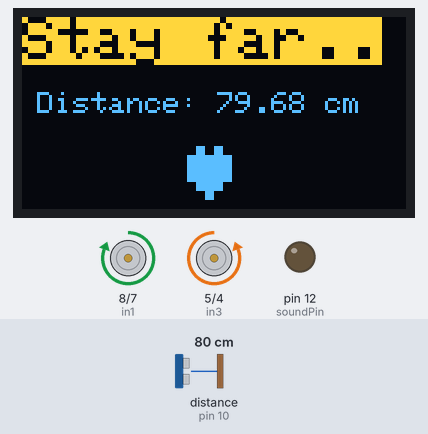
Bench run of a sketch on a simulated Arduino Uno, built with avr-gcc and run on an emulated ATmega328P. Parts: 128×64 one-colour display, motor-driver pin pairs drawn as motors (green arrow = first pin HIGH = forward, orange = second pin HIGH = backward, longer = more drive, scaled by the enable pin), output pins drawn as LEDs (lit = HIGH). Wiring (inferred from the names in the program): ultrasonic range finder: trigger pin 11; echo pin 10. The test bench sets the inputs (shaded band); at power-on: distance to the obstacle (sensor on pin 10) 80 cm. The echo pulse lasts 58.3 µs per cm; the OLED is the two-colour kind (top 16 rows yellow); pins used as bus, display or sensor lines are not drawn.

Above: at 1.2 s.
1.3 s: distance to the obstacle (sensor on pin 10) set to 22 cm
At 2.2 s:
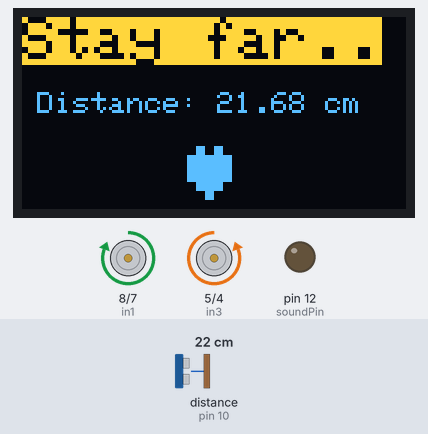
2.9 s: distance to the obstacle (sensor on pin 10) set to 19 cm
At 3.4 s:
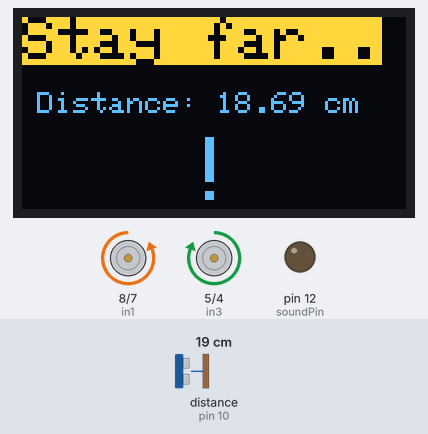
5.9 s: distance to the obstacle (sensor on pin 10) set to 35 cm
At 6.6 s:
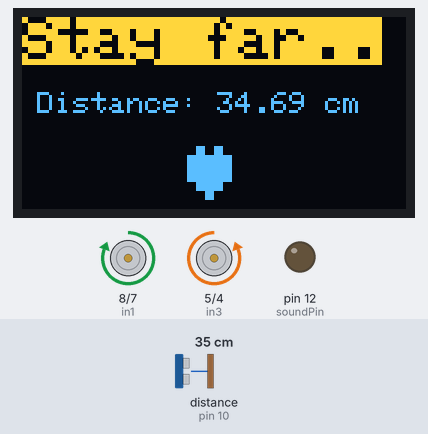
7.5 s: distance to the obstacle (sensor on pin 10) set to 2 cm
At 9.6 s:
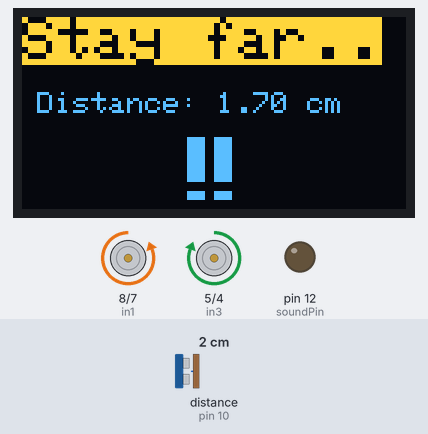
10.5 s: distance to the obstacle (sensor on pin 10) set to 13 cm
At 11.4 s:
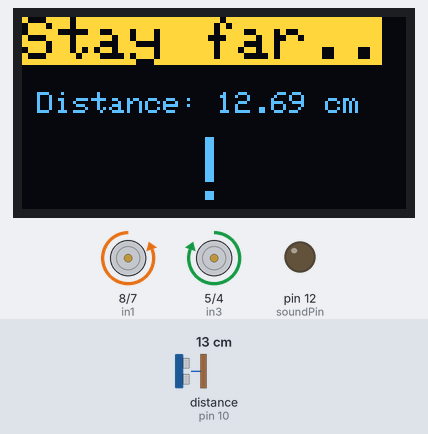
13.5 s: distance to the obstacle (sensor on pin 10) set to 18 cm
At 14.2 s:
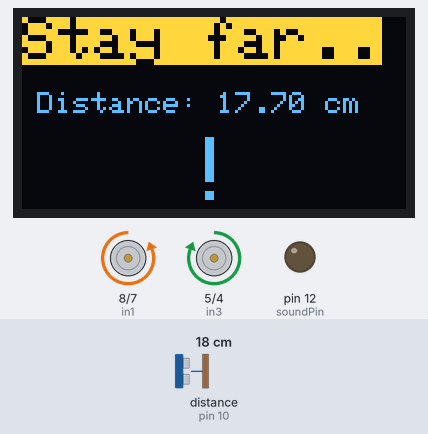
Timing chart, 0 to 17.5 s (numbered marks = the images above; inputs shaded):
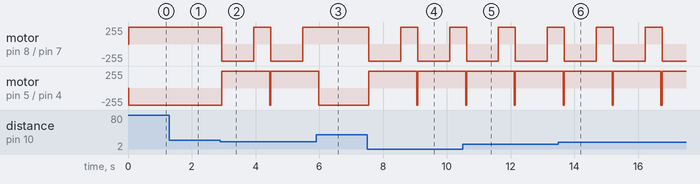

Measured:
- the behaviour switches between 21 and 20 cm on distance to the obstacle (sensor on pin 10) (found by bisection; images 1 and 2)
- the behaviour switches between 15 and 16 cm on distance to the obstacle (sensor on pin 10) (found by bisection; images 5 and 6)
- after the input at 1.3 s, the display: first differs from a run without the input after 0.07 s (image 1)
- after the input at 2.9 s, motor on pin 8 (in1) / pin 7 (in2): alternates forward 255/255 for 0.53 s and backward 255/255 for 1.0 s, starting at once; motor on pin 5 (in3) / pin 4 (in4): backward 255/255 → forward 255/255 at once; the display: first differs from a run without the input at once (image 2)
- after the input at 5.9 s, motor on pin 8 (in1) / pin 7 (in2): stays forward 255/255 (without the input it goes to backward 255/255 after 0.11 s); motor on pin 5 (in3) / pin 4 (in4): goes on until 6.0 s, then stays backward 255/255; the display: first changes after 0.11 s (image 3 shows a later state)
- after the input at 7.5 s, motor on pin 8 (in1) / pin 7 (in2): alternates forward 255/255 for 0.53 s and backward 255/255 for 1.0 s, starting after 0.05 s; motor on pin 5 (in3) / pin 4 (in4): backward 255/255 → forward 255/255 after 0.05 s; the display: first differs from a run without the input after 0.05 s (image 4 shows a later state)
- after the input at 10.5 s, the display: changes after 0.12 s (image 5)
- after the input at 13.5 s, the display: changes after 0.18 s (image 6)

The sketch:

robot_sonar.ino
```cpp
/*
Arduino script for a robot moving forward and avoiding collisions at 20cm range. Sound alert and distance/warings OLED display
*/

//OLED Config
#include <SPI.h>
#include <Wire.h>
#include <Adafruit_GFX.h>
#include <Adafruit_SSD1306.h>

#define SCREEN_WIDTH 128
#define SCREEN_HEIGHT 64
#define OLED_RESET     4

Adafruit_SSD1306 display(SCREEN_WIDTH, SCREEN_HEIGHT, &Wire, OLED_RESET);

//Motor A
int enA = 9;
int in1 = 8;
int in2 = 7;

//Motor B
int enB = 6;
int in3 = 5;
int in4 = 4;

//Sonar
int soundPin = 12;
int trigPin = 11;
int echoPin = 10;
float duration, distance;

void setup() {
  //Set all the motor control pins to outputs
  pinMode(enA, OUTPUT);
  pinMode(enB, OUTPUT);
  pinMode(in1, OUTPUT);
  pinMode(in2, OUTPUT);
  pinMode(in3, OUTPUT);
  pinMode(in4, OUTPUT);
  pinMode(trigPin, OUTPUT);
  pinMode(echoPin, INPUT);
  pinMode(soundPin, OUTPUT);
  Serial.begin(9600);
  if(!display.begin(SSD1306_SWITCHCAPVCC, 0x3C)) {
    Serial.println(F("SSD1306 allocation failed"));
    for(;;);
  }
}

void avoidObstacle(){
  analogWrite(enA, 255);
  analogWrite(enB, 255);

  //Go backwards 1 sec
  digitalWrite(in1, LOW);
  digitalWrite(in2, HIGH);
  digitalWrite(in3, HIGH);
  digitalWrite(in4, LOW);
  delay(1000);
  //Go left 0.5 sec
  digitalWrite(in1, HIGH);
  digitalWrite(in2, LOW);
  digitalWrite(in3, HIGH);
  digitalWrite(in4, LOW);
  delay(500);

  loop();
}

void alertSound(){
  digitalWrite(soundPin, HIGH);
  delayMicroseconds(100);
  digitalWrite(soundPin, LOW);
}

void distanceOLED(void) {
  display.clearDisplay();

  display.setCursor(0, 0);
  display.setTextSize(2);
  display.setTextColor(SSD1306_BLACK, SSD1306_WHITE);
  display.println("Stay far..");

  display.setCursor(5, 25);
  display.setTextColor(SSD1306_WHITE);
  display.setTextSize(1);
  display.print("Distance: ");
  display.print(distance);
  display.print(" cm");
  display.setCursor(55, 40);
  display.cp437(true);
  display.setTextSize(3);
  if(distance < 10){
    alertSound();
    display.write(19);
  } else if (distance >= 10 && distance <= 20){
    alertSound();
    display.write(33);
  } else {
    display.write(3);
  }
  display.cp437(false);

  display.display();
}

void loop() {
  //Set motor speed
  analogWrite(enA, 255);
  analogWrite(enB, 255);

  //Go forward
  digitalWrite(in1, HIGH);
  digitalWrite(in2, LOW);
  digitalWrite(in3, LOW);
  digitalWrite(in4, HIGH);

  //Sonar scan
  digitalWrite(trigPin, LOW);
  delayMicroseconds(2);
  digitalWrite(trigPin, HIGH);
  delayMicroseconds(10);
  digitalWrite(trigPin, LOW);

  //Display on OLED
  duration = pulseIn(echoPin, HIGH);
  distance = (duration*.0343)/2;
  distanceOLED();

  //Avoid collision if too close
  if(distance < 20) {
    alertSound();
    avoidObstacle();
  }
}
```
